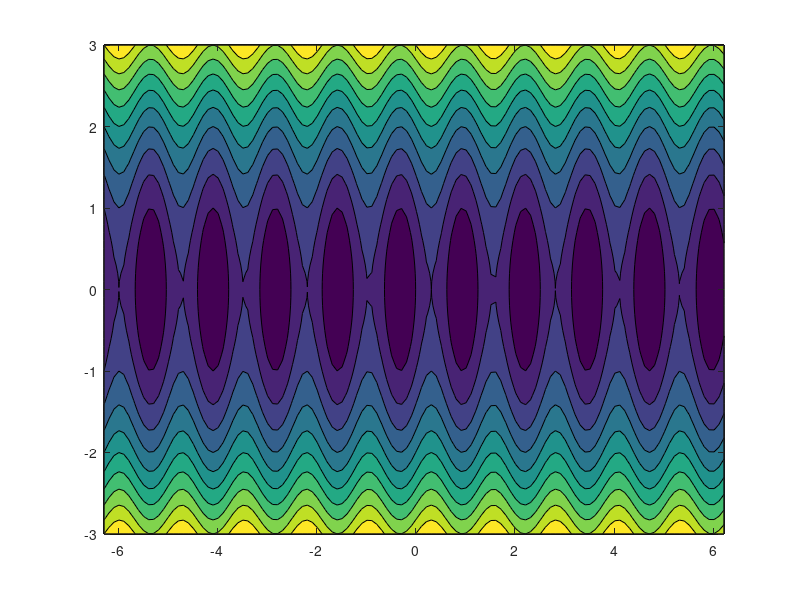
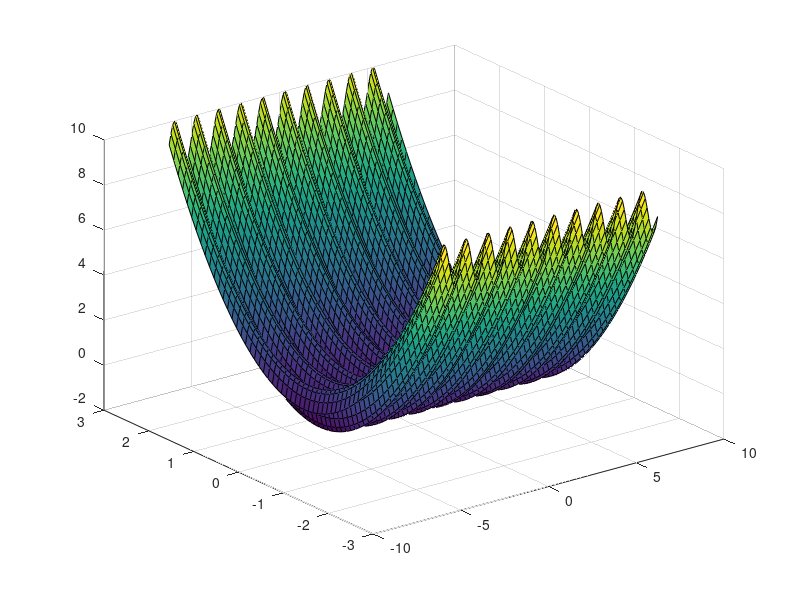
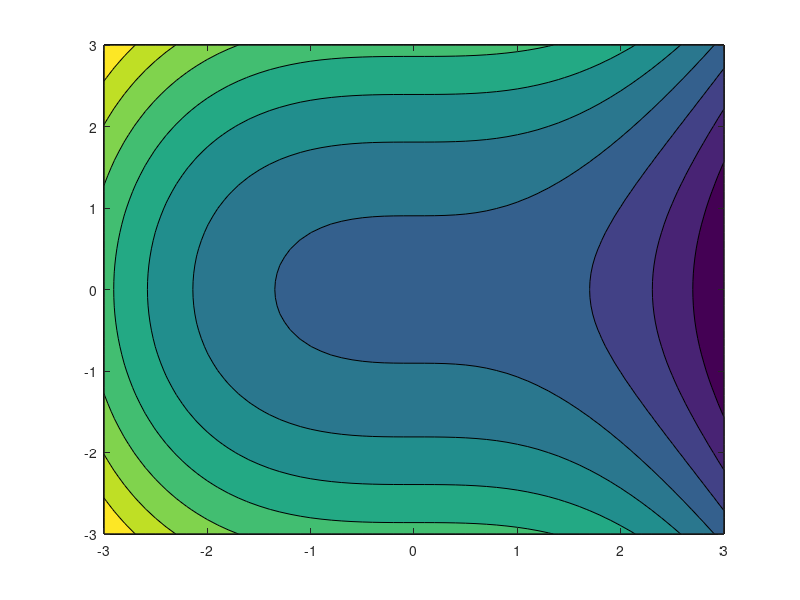
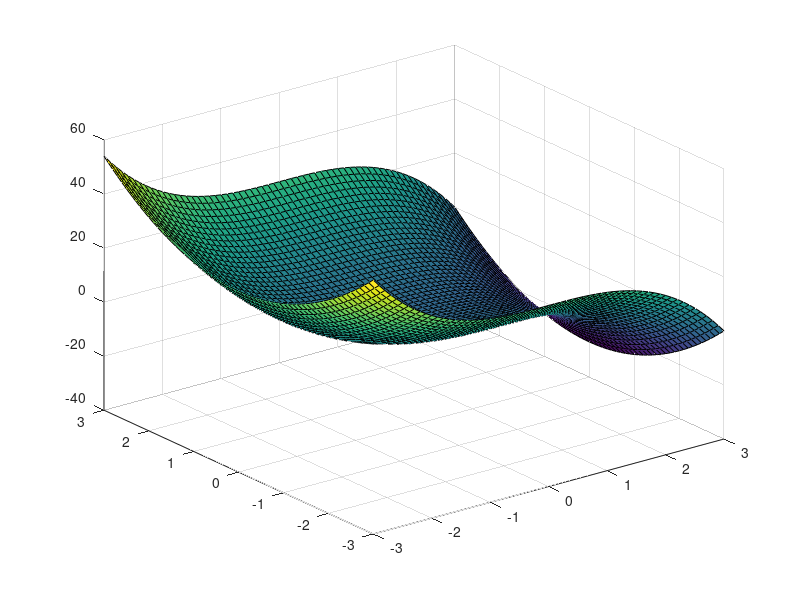

Recreate these plots in MATLAB, in order.
clear all

%% example 1 >  sinus and quadratic f.
x = -2*pi:0.1:2*pi; % grids
y = -3:0.1:3; % grids
[X,Y] = meshgrid(x,y); % create mesh grid

Z = sin(5*X) + Y.^2;

close all
figure
contourf(X,Y,Z,10) % 

figure
surf(X,Y,Z); % surface


%% example 1 >  qubic and quadratic
x = -3:0.1:3; % grids
y = -3:0.1:3; % grids
[X,Y] = meshgrid(x,y); % create mesh grid

Z = -X.^3 + 3*Y.^2;

close all
figure
contourf(X,Y,Z,10) % 

figure
surf(X,Y,Z); % surface



